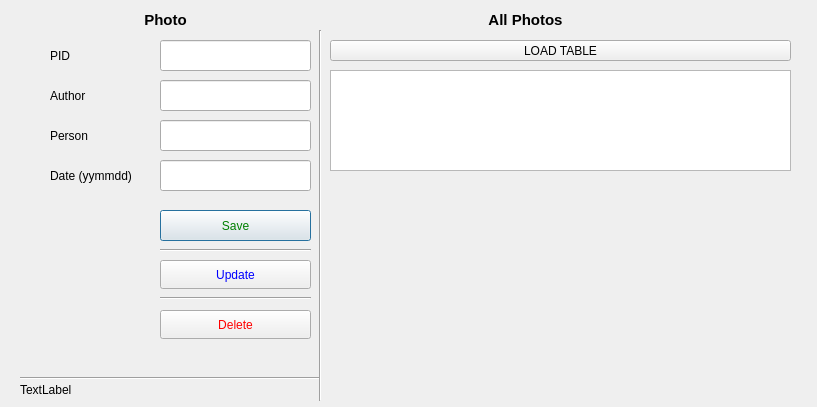
<?xml version="1.0" encoding="UTF-8"?>
<ui version="4.0">
 <class>PhotoInfo</class>
 <widget class="QDialog" name="PhotoInfo">
  <property name="geometry">
   <rect>
    <x>0</x>
    <y>0</y>
    <width>817</width>
    <height>407</height>
   </rect>
  </property>
  <property name="windowTitle">
   <string>Photo DB</string>
  </property>
  <widget class="QLabel" name="label_sec_status">
   <property name="geometry">
    <rect>
     <x>20</x>
     <y>380</y>
     <width>361</width>
     <height>20</height>
    </rect>
   </property>
   <property name="text">
    <string>TextLabel</string>
   </property>
  </widget>
  <widget class="QPushButton" name="pushButton">
   <property name="geometry">
    <rect>
     <x>160</x>
     <y>210</y>
     <width>151</width>
     <height>31</height>
    </rect>
   </property>
   <property name="styleSheet">
    <string notr="true">color: green;</string>
   </property>
   <property name="text">
    <string>Save</string>
   </property>
  </widget>
  <widget class="QLabel" name="label">
   <property name="geometry">
    <rect>
     <x>50</x>
     <y>40</y>
     <width>54</width>
     <height>31</height>
    </rect>
   </property>
   <property name="text">
    <string>PID</string>
   </property>
  </widget>
  <widget class="QLabel" name="label_2">
   <property name="geometry">
    <rect>
     <x>50</x>
     <y>80</y>
     <width>54</width>
     <height>31</height>
    </rect>
   </property>
   <property name="text">
    <string>Author</string>
   </property>
  </widget>
  <widget class="QLabel" name="label_3">
   <property name="geometry">
    <rect>
     <x>50</x>
     <y>120</y>
     <width>54</width>
     <height>31</height>
    </rect>
   </property>
   <property name="text">
    <string>Person</string>
   </property>
  </widget>
  <widget class="QLabel" name="label_4">
   <property name="geometry">
    <rect>
     <x>50</x>
     <y>160</y>
     <width>101</width>
     <height>31</height>
    </rect>
   </property>
   <property name="text">
    <string>Date (yymmdd)</string>
   </property>
  </widget>
  <widget class="QLabel" name="label_5">
   <property name="geometry">
    <rect>
     <x>10</x>
     <y>10</y>
     <width>311</width>
     <height>20</height>
    </rect>
   </property>
   <property name="font">
    <font>
     <pointsize>11</pointsize>
     <weight>75</weight>
     <italic>false</italic>
     <bold>true</bold>
    </font>
   </property>
   <property name="text">
    <string>Photo</string>
   </property>
   <property name="alignment">
    <set>Qt::AlignCenter</set>
   </property>
  </widget>
  <widget class="QLineEdit" name="txt_pid">
   <property name="geometry">
    <rect>
     <x>160</x>
     <y>40</y>
     <width>151</width>
     <height>31</height>
    </rect>
   </property>
   <property name="text">
    <string/>
   </property>
  </widget>
  <widget class="QLineEdit" name="txt_author">
   <property name="geometry">
    <rect>
     <x>160</x>
     <y>80</y>
     <width>151</width>
     <height>31</height>
    </rect>
   </property>
  </widget>
  <widget class="QLineEdit" name="txt_person">
   <property name="geometry">
    <rect>
     <x>160</x>
     <y>120</y>
     <width>151</width>
     <height>31</height>
    </rect>
   </property>
  </widget>
  <widget class="QLineEdit" name="txt_date">
   <property name="geometry">
    <rect>
     <x>160</x>
     <y>160</y>
     <width>151</width>
     <height>31</height>
    </rect>
   </property>
  </widget>
  <widget class="QPushButton" name="pushButton_Edit">
   <property name="geometry">
    <rect>
     <x>160</x>
     <y>260</y>
     <width>151</width>
     <height>29</height>
    </rect>
   </property>
   <property name="styleSheet">
    <string notr="true">color: blue;</string>
   </property>
   <property name="text">
    <string>Update</string>
   </property>
  </widget>
  <widget class="Line" name="line">
   <property name="geometry">
    <rect>
     <x>160</x>
     <y>240</y>
     <width>151</width>
     <height>20</height>
    </rect>
   </property>
   <property name="orientation">
    <enum>Qt::Horizontal</enum>
   </property>
  </widget>
  <widget class="Line" name="line_2">
   <property name="geometry">
    <rect>
     <x>20</x>
     <y>370</y>
     <width>301</width>
     <height>16</height>
    </rect>
   </property>
   <property name="orientation">
    <enum>Qt::Horizontal</enum>
   </property>
  </widget>
  <widget class="Line" name="line_3">
   <property name="geometry">
    <rect>
     <x>160</x>
     <y>290</y>
     <width>151</width>
     <height>16</height>
    </rect>
   </property>
   <property name="orientation">
    <enum>Qt::Horizontal</enum>
   </property>
  </widget>
  <widget class="QPushButton" name="pushButton_delete">
   <property name="geometry">
    <rect>
     <x>160</x>
     <y>310</y>
     <width>151</width>
     <height>29</height>
    </rect>
   </property>
   <property name="styleSheet">
    <string notr="true">color: red;</string>
   </property>
   <property name="text">
    <string>Delete</string>
   </property>
  </widget>
  <widget class="Line" name="line_4">
   <property name="geometry">
    <rect>
     <x>310</x>
     <y>30</y>
     <width>20</width>
     <height>371</height>
    </rect>
   </property>
   <property name="orientation">
    <enum>Qt::Vertical</enum>
   </property>
  </widget>
  <widget class="QTableView" name="tableView">
   <property name="geometry">
    <rect>
     <x>330</x>
     <y>70</y>
     <width>461</width>
     <height>101</height>
    </rect>
   </property>
  </widget>
  <widget class="QLabel" name="label_6">
   <property name="geometry">
    <rect>
     <x>330</x>
     <y>10</y>
     <width>391</width>
     <height>20</height>
    </rect>
   </property>
   <property name="font">
    <font>
     <pointsize>11</pointsize>
     <weight>75</weight>
     <bold>true</bold>
    </font>
   </property>
   <property name="text">
    <string>All Photos</string>
   </property>
   <property name="alignment">
    <set>Qt::AlignCenter</set>
   </property>
  </widget>
  <widget class="QPushButton" name="pushButton_load_table">
   <property name="geometry">
    <rect>
     <x>330</x>
     <y>40</y>
     <width>461</width>
     <height>21</height>
    </rect>
   </property>
   <property name="text">
    <string>LOAD TABLE</string>
   </property>
  </widget>
 </widget>
 <resources/>
 <connections/>
</ui>
